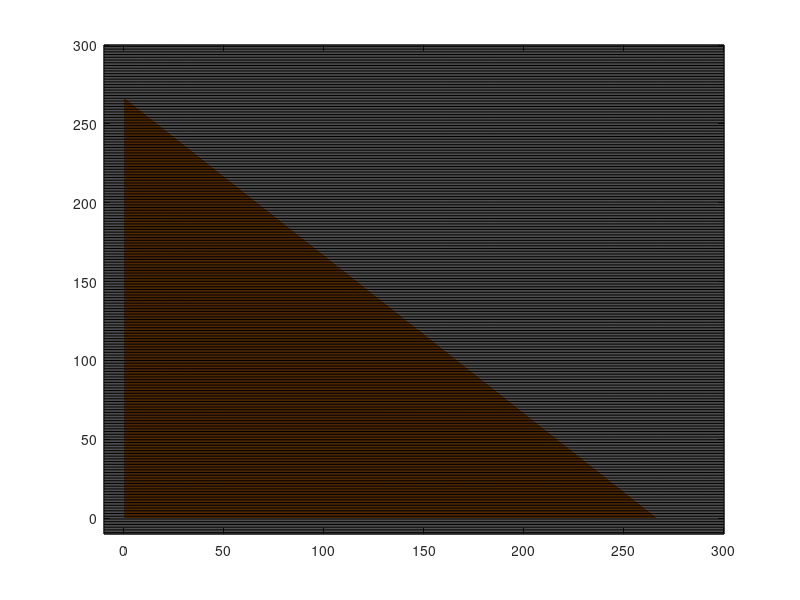

Write MATLAB code to recreate this figure. (Note: this script raises an error after producing the figure.)
close("all");

% Define the range of values for x and y
x = -10:1:300;
y = -10:1:300;

% Create a figure with number 2
figure(1);

% Create a meshgrid for x and y
[X, Y] = meshgrid(x, y);

% Define the inequality conditions
inequality_condition = (X >= 0) & (Y >= 0) & (Y <= 265 - X) & ((Y <= 1400 - 5 .* X) ./ 8);

% Convert the logical array to double
inequality_condition = double(inequality_condition);

% Replace zeros with NaN to visualize only the valid solutions
inequality_condition(inequality_condition == 0) = NaN;

% Create a pseudocolor plot (pcolor) to visualize the solutions with a combination of red and yellow for an orange-like color
plot_handle = pcolor(X, Y, double(inequality_condition));
colormap([1 0.5 0]); % Use a combination of red and yellow for an orange-like color

% Remove edges for a cleaner plot
plot_handle.EdgeColor = 'none';

% Add a title to the plot
title('Solutions for Prob. 2');

% Mark two points in 3D space
hold on;
scatter3(1, 265, 0, 'r', 'filled', 'DisplayName', 'Red (1, 265, 0)'); % Point at x = 1, y = 265, z = 0
scatter3(265, 1, 0, 'b', 'filled', 'DisplayName', 'Blue (265, 1, 0)'); % Point at x = 265, y = 1, z = 0
hold off;

% Set the HandleVisibility property of the plot to 'off' to hide it in the legend
set(plot_handle, 'HandleVisibility', 'off');

% Add legend to the right
legend('Location', 'eastoutside');